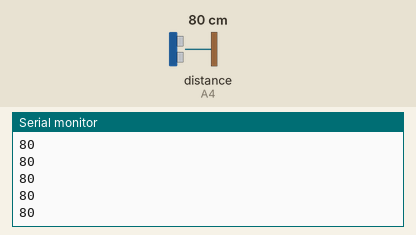
A sketch run on a simulated Arduino Uno, built with avr-gcc and run on an emulated ATmega328P. Shown: the last lines printed to the serial monitor. The test bench sets the inputs (shaded band); at power-on: distance to the obstacle (sensor on A4) 80 cm. The echo pulse lasts 58.3 µs per cm.

Above: at 1.2 s.
1.3 s: distance to the obstacle (sensor on A4) set to 2 cm
At 1.4 s:
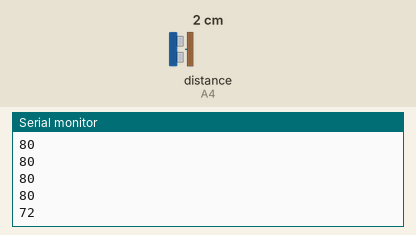
2.8 s: distance to the obstacle (sensor on A4) set to 4 cm
At 2.82 s:
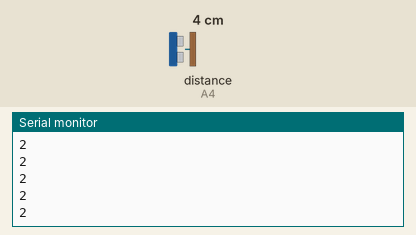
Timing chart, 0 to 5.8 s (numbered marks = the images above; inputs shaded):
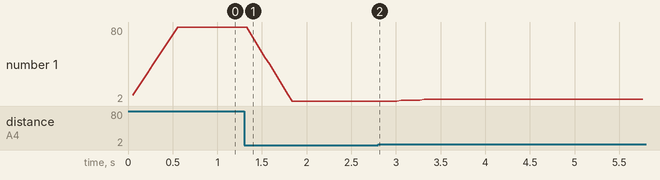

Measured:
- plotted number 1: 80 → 2 after the input at 1.3 s, 2 → 4 after the input at 2.8 s

The sketch:

ultrasonic_grapher.ino
```cpp
/*
 * _can_ the ultrasonic sensor detect curved cans?  haha
 */

#include <Ultrasonic.h>

#define US_FRONT_TRIG A5
#define US_FRONT_ECHO A4

#define US_LEFT_TRIG A3
#define US_LEFT_ECHO A2

Ultrasonic frontSensor(US_FRONT_TRIG, US_FRONT_ECHO, 30000UL);

unsigned int thing = 0;
int circularBuffer[10] = {0, 0, 0, 0, 0, 0, 0, 0, 0, 0};
int bufferIndex = 0;

void setup() {
  // put your setup code here, to run once:
  Serial.begin(9600);
}

void loop() {
  // put your main code here, to run repeatedly:
  circularBuffer[bufferIndex] = frontSensor.read();
  bufferIndex++;
  if(bufferIndex > 9) bufferIndex = 0;

  for (int i = 0; i < 10; i++)
  {
    thing += circularBuffer[i];
  }
  delay(50);

  thing /= 10;
  Serial.println(thing);
  thing = 0;
}
```
